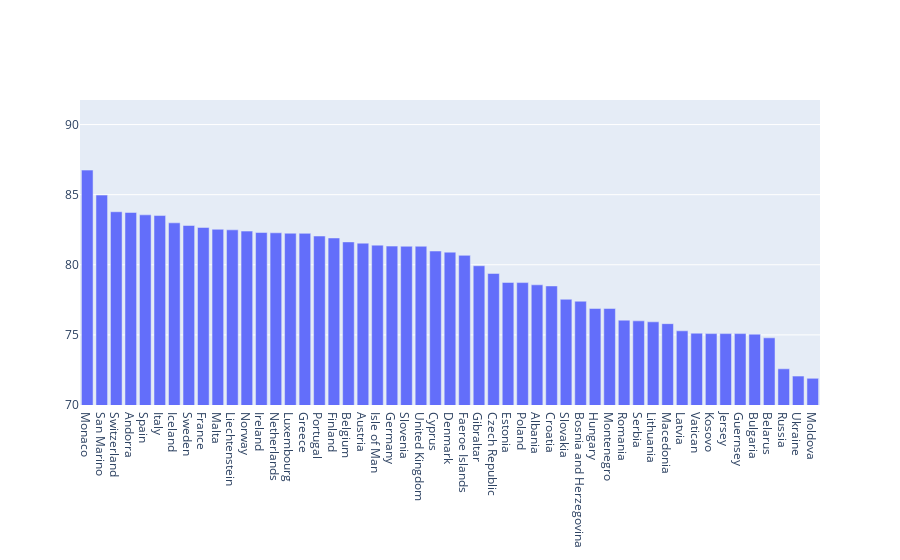

Notebook code cell kept with this figure:
### Markdown cell above
5. Постройте диаграмму отображающую среднюю продолжительность жизни в разных странах европы

### Code cell
df = df_normal[df_normal["continent"] == "Europe"][["location", "life_expectancy"]].dropna().sort_values(by="life_expectancy", ascending=False)

fig = go.Figure()
fig.add_trace(go.Bar(x=df["location"],
                     y=df["life_expectancy"]))
fig.update_layout(yaxis=dict(range=[70, df["life_expectancy"].max() + 5]))
fig

### Figure 1 — Plotly figure (JSON) as saved in the notebook; plotly's stock layout.template omitted (floating-point values rounded to 4 significant figures)
{"data": [{"type": "bar", "x": ["Monaco", "San Marino", "Switzerland", "Andorra", "Spain", "Italy", "Iceland", "Sweden", "France", "Malta", "Liechtenstein", "Norway", "Ireland", "Netherlands", "Luxembourg", "Greece", "Portugal", "Finland", "Belgium", "Austria", "Isle of Man", "Germany", "Slovenia", "United Kingdom", "Cyprus", "Denmark", "Faeroe Islands", "Gibraltar", "Czech Republic", "Estonia", "Poland", "Albania", "Croatia", "Slovakia", "Bosnia and Herzegovina", "Hungary", "Montenegro", "Romania", "Serbia", "Lithuania", "Macedonia", "Latvia", "Vatican", "Kosovo", "Jersey", "Guernsey", "Bulgaria", "Belarus", "Russia", "Ukraine", "Moldova"], "y": [86.75, 84.97, 83.78, 83.73, 83.56, 83.51, 82.99, 82.8, 82.66, 82.53, 82.49, 82.4, 82.3, 82.28, 82.25, 82.24, 82.05, 81.91, 81.63, 81.54, 81.4, 81.33, 81.32, 81.32, 80.98, 80.9, 80.67, 79.93, 79.38, 78.74, 78.73, 78.57, 78.49, 77.54, 77.4, 76.88, 76.88, 76.05, 76, 75.93, 75.8, 75.29, 75.12, 75.09, 75.09, 75.09, 75.05, 74.79, 72.58, 72.06, 71.9]}], "layout": {"autosize": true, "xaxis": {"autorange": true, "range": [-0.5, 50.5], "type": "category"}, "yaxis": {"range": [70, 91.75], "type": "linear"}}}
